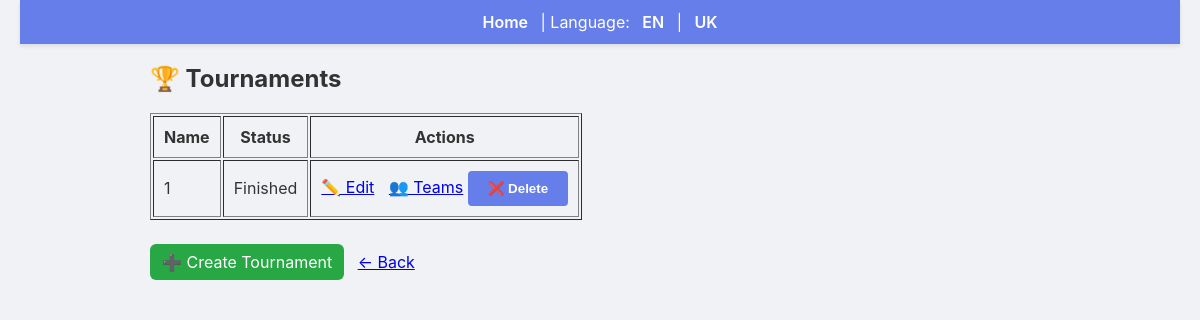
/admin/tournaments, run on an earlier commit of the app's database.
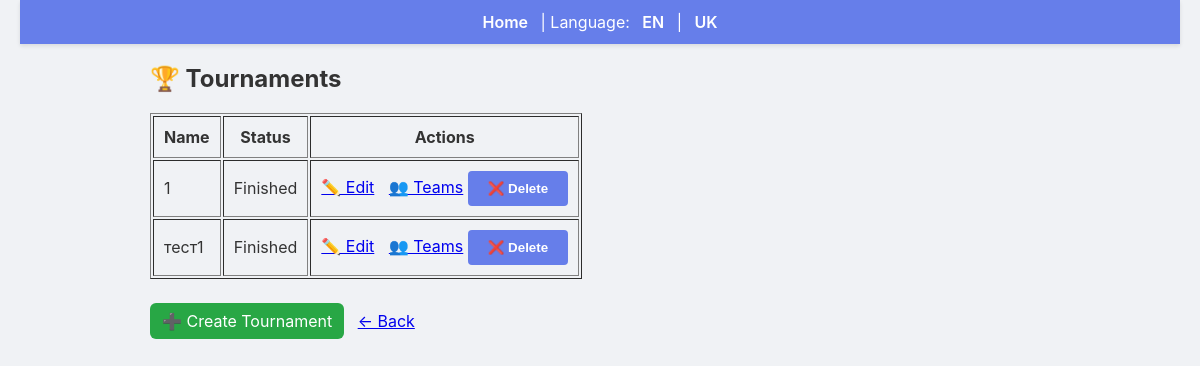
And on a later commit of the database.
### backend/models.py (models this page shows)
class Tournament(db.Model):
    id = db.Column(db.Integer, primary_key=True)
    name = db.Column(db.String(200), nullable=False)
    description = db.Column(db.Text)
    max_teams = db.Column(db.Integer)
    status = db.Column(db.String(30), default="Draft")
    rounds = db.relationship('Round', backref='tournament', lazy=True)

### backend/admin.py (the view)
def admin_tournaments():
    tournaments = Tournament.query.all()
    return render_template('admin_tournaments.html', tournaments=tournaments)

### backend/app.py (called while the page is built)
@app.context_processor
def inject_user_processor():
    return inject_user()

@app.context_processor
def translation_processor():
    return translation()

### backend/app_helpers.py (called while the page is built)
def get_current_user():
    uid = session.get('user_id')
    if uid:
        return db.session.get(User, uid)
    return None

def inject_user():
    return {'get_current_user': get_current_user}

def translation():
    lang = session.get('language', 'en')
    def t(key):
        return get_text(key, lang)
    return {
        't': t,
        'lang': lang,
        'supported_languages': list(TRANSLATIONS.keys())
    }

### backend/translations.py (called while the page is built)
def get_text(key, lang='en'):
    if lang not in TRANSLATIONS:
        lang = 'en'
    return TRANSLATIONS[lang].get(key, key)

### templates/admin_tournaments.html
{% extends 'base.html' %}
{% block content %}
<h2>🏆 Tournaments</h2>
<table border="1" cellpadding="10">
<tr>
    <th>Name</th>
    <th>Status</th>
    <th>Actions</th>
</tr>
{% for t in tournaments %}
<tr>
    <td>{{ t.name }}</td>
    <td>{{ t.status }}</td>
    <td>
        <a href="{{ url_for('edit_tournament', tid=t.id) }}">✏️ Edit</a>
        <a href="{{ url_for('admin_tournament_teams', tid=t.id) }}" style="margin-left:10px;">👥 Teams</a>
        <form method="post" action="{{ url_for('delete_tournament', tid=t.id) }}" style="display:inline;">
            <button onclick="return confirm('Delete?')">❌ Delete</button>
        </form>
    </td>
</tr>
{% endfor %}
</table>
<br>
<div style="margin-top:12px; margin-bottom:12px;">
    <a href="{{ url_for('create_tournament') }}" style="padding:8px 12px; background:#28a745; color:white; border-radius:6px; text-decoration:none;">➕ Create Tournament</a>
    &nbsp; <a href="{{ url_for('admin_dashboard') }}">← Back</a>
</div>
{% endblock %}

What changed in the data, as far as the page shows it:
added Tournament: name "тест1", status "Finished"
